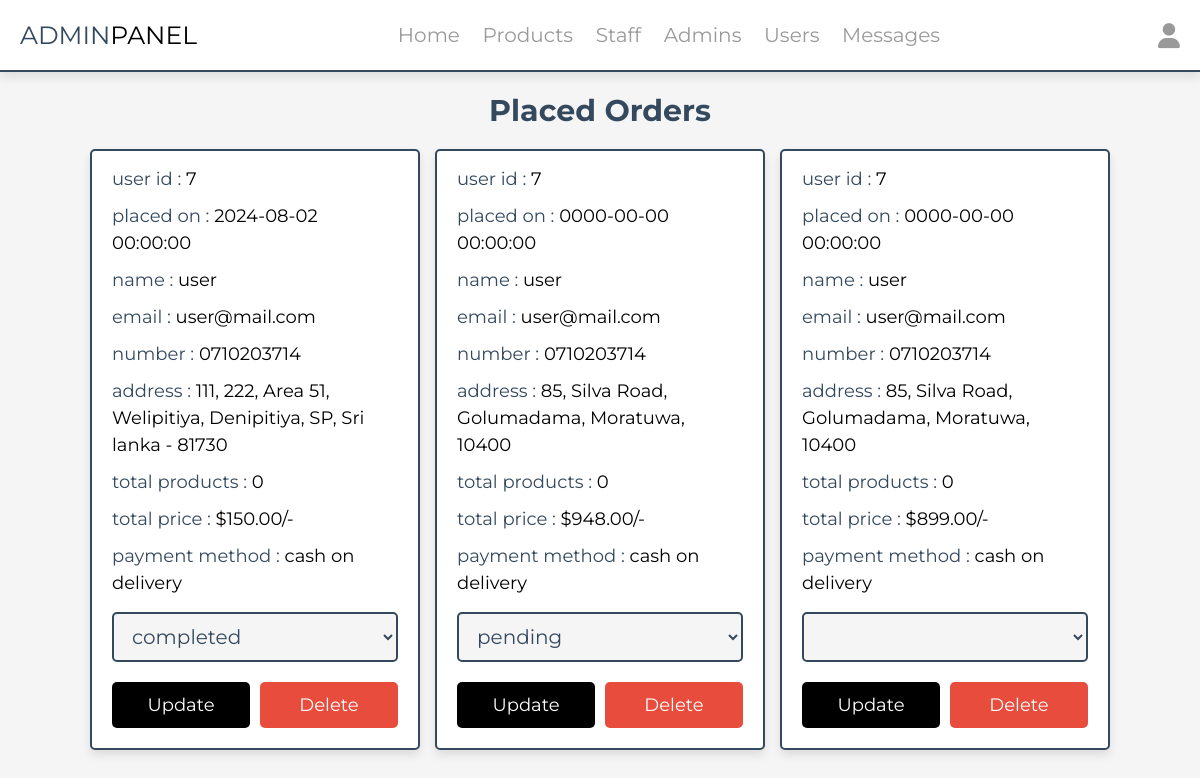
The page /admin/placed_orders.php (signed in) on the database its author committed.
### tables this page shows
CREATE TABLE `orders` (
  `id` int(11) NOT NULL,
  `user_id` int(11) NOT NULL,
  `name` varchar(255) NOT NULL,
  `number` varchar(20) NOT NULL,
  `email` varchar(255) NOT NULL,
  `method` varchar(50) NOT NULL,
  `address` text NOT NULL,
  `total_products` int(11) NOT NULL,
  `total_price` decimal(10,2) NOT NULL,
  `placed_on` datetime NOT NULL,
  `payment_status` varchar(50) NOT NULL
);

### admin/placed_orders.php (the view, shortened to what this page needs)
<?php
include '../components/connect.php';
?>
<!DOCTYPE html>
<html lang="en">
<head>
   <link rel="stylesheet" href="https://cdnjs.cloudflare.com/ajax/libs/font-awesome/6.1.1/css/all.min.css">
   <link rel="stylesheet" href="../css/admin_style.css">
</head>
<body>
<?php include '../components/admin_header.php' ?>
<section class="placed-orders">
   <h1 class="heading">placed orders</h1>
   <div class="box-container">
   <?php
      $select_orders = $conn->prepare("SELECT * FROM `orders`");
      $select_orders->execute();
      if($select_orders->rowCount() > 0){
         while($fetch_orders = $select_orders->fetch(PDO::FETCH_ASSOC)){
   ?>
   <div class="box">
      <p> user id : <span><?= $fetch_orders['user_id']; ?></span> </p>
      <p> placed on : <span><?= $fetch_orders['placed_on']; ?></span> </p>
      <p> name : <span><?= $fetch_orders['name']; ?></span> </p>
      <p> email : <span><?= $fetch_orders['email']; ?></span> </p>
      <p> number : <span><?= $fetch_orders['number']; ?></span> </p>
      <p> address : <span><?= $fetch_orders['address']; ?></span> </p>
      <p> total products : <span><?= $fetch_orders['total_products']; ?></span> </p>
      <p> total price : <span>$<?= $fetch_orders['total_price']; ?>/-</span> </p>
      <p> payment method : <span><?= $fetch_orders['method']; ?></span> </p>
      <form action="" method="POST">
         <select name="payment_status" class="drop-down">
            <option value="" selected disabled><?= $fetch_orders['payment_status']; ?></option>
            <option value="pending">pending</option>
         </select>
         <div class="flex-btn">
            <input type="submit" value="update" class="btn" name="update_payment">
            <a href="placed_orders.php?delete=<?= $fetch_orders['id']; ?>" class="delete-btn" onclick="return confirm('delete this order?');">delete</a>
         </div>
      </form>
   </div>
   <?php
      }
   }else{
      echo '<p class="empty">no orders placed yet!</p>';
   }
   ?>
   </div>
</section>
</body>
</html>

### css/admin_style.css (style rules this page uses)
:root { --main-color:#000000; --red:#e74c3c; --orange:#f39c12; --black:#34495e; --white:#fff; --light-bg:#f5f5f5; --light-color:#999; --border:.2rem solid var(--black); --box-shadow:0 .5rem 1rem rgba(0,0,0,.1); }
* { font-family: 'Montserrat', sans-serif; margin:0; padding:0; box-sizing: border-box; text-decoration: none; outline: none; border:none; }
html { font-size: 62.5%; overflow-x: hidden; }
body { background-color: var(--light-bg); }
section { max-width: 1200px; margin:0 auto; padding:2rem; }
.btn, .delete-btn, .option-btn { display: block; margin-top: 1rem; border-radius: .5rem; cursor: pointer; width: 100%; font-size: 1.8rem; color:var(--white); padding:1.2rem 3rem; text-transform: capitalize; text-align: center; }
.btn { background-color: var(--main-color); }
.delete-btn { background-color: var(--red); }
.flex-btn { display: flex; gap:1rem; }
.heading { text-align: center; margin-bottom: 2rem; text-transform: capitalize; color:var(--black); font-size: 3rem; }
.placed-orders .box-container { display: grid; grid-template-columns: repeat(auto-fit, 33rem); gap:1.5rem; justify-content: center; align-items: flex-start; }
.placed-orders .box-container .box { background-color: var(--white); border-radius: .5rem; box-shadow: var(--box-shadow); border:var(--border); padding:2rem; padding-top: 1rem; }
.placed-orders .box-container .box p { padding: .5rem 0; line-height: 1.5; font-size: 1.8rem; color:var(--black); }
.placed-orders .box-container .box p span { color:var(--main-color); }
.placed-orders .box-container .box .drop-down { width: 100%; margin:1rem 0; background-color: var(--light-bg); padding:1rem 1.4rem; font-size: 2rem; color:var(--black); border:var(--border); border-radius: .5rem; }

### rows shown on the page
orders: user "7", placed_on "2024-08-02 00:00:00", name "user", email "user@mail.com", number "0710203714", address "111, 222, Area 51, Welipitiya, Denipitiya, SP, Sri lanka - 81730", total_products "0", total_price "150.00", method "cash on delivery", payment_status "completed"
orders: user "7", placed_on "0000-00-00 00:00:00", name "user", email "user@mail.com", number "0710203714", address "85, Silva Road, Golumadama, Moratuwa, 10400", total_products "0", total_price "948.00", method "cash on delivery", payment_status "pending"
orders: user "7", placed_on "0000-00-00 00:00:00", name "user", email "user@mail.com", number "0710203714", address "85, Silva Road, Golumadama, Moratuwa, 10400", total_products "0", total_price "899.00", method "cash on delivery"
